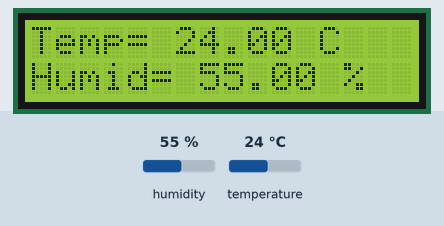
Recording of a sketch running on a simulated Arduino Uno, built with avr-gcc and run on an emulated ATmega328P. Shown: 16×2 character LCD. Inputs (shaded band) come from the test bench; at power-on: humidity 55 %, temperature 24 °C.

Above: at 4.2 s.
4.3 s: humidity set to 22 %
At 5.5 s:
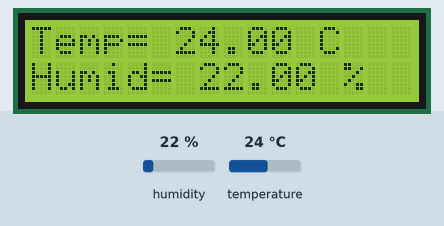
7.0 s: temperature set to 12 °C
At 8.1 s:
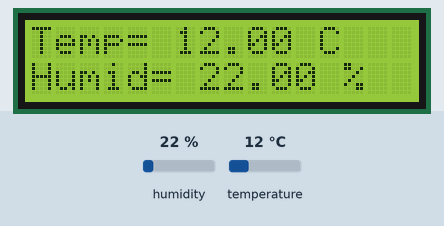
9.7 s: humidity set to 40 %
At 12.2 s:
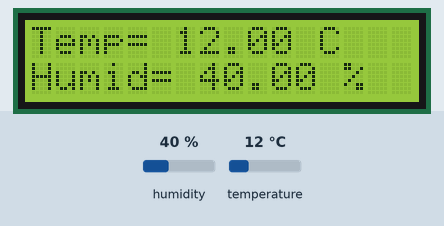
12.7 s: temperature set to 19 °C
At 13.6 s:
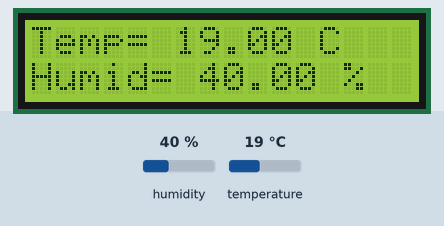
Timing chart, 0 to 15.7 s (numbered marks = the images above; inputs shaded):
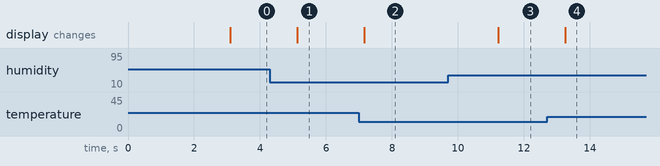

Measured:
- after the input at 4.3 s, the display: changes after 0.83 s (image 1)
- after the input at 7.0 s, the display: changes after 0.16 s (image 2)
- after the input at 9.7 s, the display: changes after 1.5 s (image 3)
- after the input at 12.7 s, the display: changes after 0.55 s (image 4)

The sketch:

Termometru.ino
```cpp
#include <LiquidCrystal.h>
#include <dht.h>
LiquidCrystal lcd(1, 2, 4, 5, 6, 7);
dht DHT;

#define DHT11_PIN 3
void setup() {

  lcd.begin(16, 2);
  lcd.home();
  lcd.print("Calibrare");
  delay(3000);
  lcd.clear();
}

void loop() {
  int chk = DHT.read11(DHT11_PIN);
  float t = DHT.temperature;
  float h = DHT.humidity;
  lcd.home();
  lcd.print("Temp= ");
  lcd.print(t);
  lcd.print(" C");
  lcd.setCursor(0, 1);
  lcd.print("Humid= ");
  lcd.print(h);
  lcd.print(" %");
  delay(2000);
}
```
